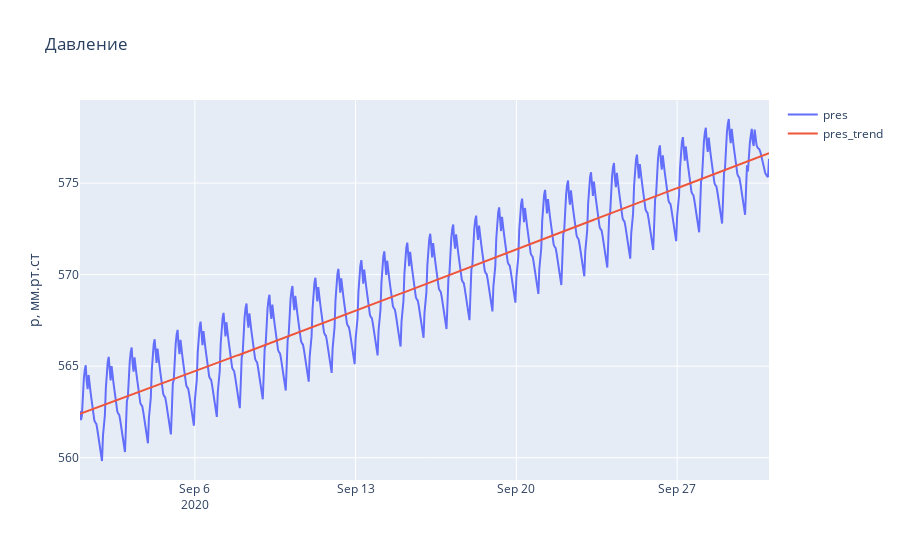

Notebook cell for this chart:
### Code cell
x = df.index
y = df.pres.values
name_line = 'pres'
name_plot = 'Давление'
name_y_axis = 'p, мм.рт.ст.'
name_line_trend = name_line + '_trend'

trace1 = go.Scatter(x=x, y=y,
                    mode='lines',
                    name=name_line,
                    yaxis='y1', 
                   )

trace2 = go.Scatter(x=x, y=lowess(y, x)[:, 1].round(2),
                    mode='lines',
                    name=name_line_trend,
                    yaxis='y1'
                   )

data_fig = [trace1, trace2]
layout = go.Layout(title=name_plot,
                   yaxis=dict(title=name_y_axis),
                  )

fig = go.Figure(data=data_fig, layout=layout)
fig.show()

### Figure 1 — Plotly figure (JSON) as saved in the notebook; plotly's stock layout.template omitted (floating-point values rounded to 4 significant figures; data arrays with more than 128 entries replaced by an {"elided": "..."} marker saying what was removed)
{"data": [{"mode": "lines", "name": "pres", "type": "scatter", "x": {"elided": "721 str values"}, "y": {"elided": "721 float values"}, "yaxis": "y"}, {"mode": "lines", "name": "pres_trend", "type": "scatter", "x": {"elided": "721 str values"}, "y": {"elided": "721 float values"}, "yaxis": "y"}], "layout": {"autosize": true, "title": {"text": "Давление"}, "xaxis": {"autorange": true, "range": ["2020-09-01", "2020-10-01"], "type": "date"}, "yaxis": {"autorange": true, "range": [558.8, 579.5], "title": {"text": "p, мм.рт.ст"}, "type": "linear"}}}
